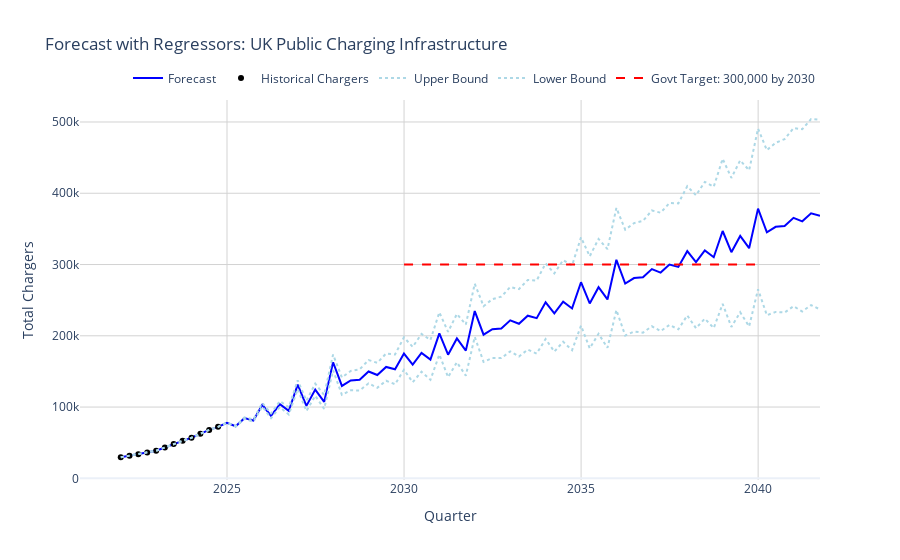

Source (notebook cell):
### Markdown cell above
# Forecasting Charger statistics with BEV sales and policy(2022) as regressors, and the Government target of 300k chargers

### Code cell
from prophet import Prophet
import pandas as pd
import plotly.graph_objects as go

import warnings
warnings.filterwarnings("ignore")

df_regressors = pd.read_csv('EVvsChargerdataset_corranalysis.csv')
df_regressors.rename(columns={
    'Quarter': 'ds',
    'BEV_Sales': 'bev_sales',
    'Total Charging Devices': 'chargers'
}, inplace=True)
df_regressors['ds'] = pd.to_datetime(df_regressors['ds'])

#policy dummy (0 before 2022, 1 after)
df_regressors['policy_dummy'] = (df_regressors['ds'] >= '2022-01-01').astype(int)
df_charger_prophet = df_regressors.rename(columns={'chargers': 'y'})

model = Prophet()
model.add_regressor('bev_sales')
model.add_regressor('policy_dummy')
model.fit(df_charger_prophet)

#68 periods means 17 years 
future = model.make_future_dataframe(periods=68, freq='QE')
future = future.merge(df_regressors[['ds', 'bev_sales']], on='ds', how='left')
future['bev_sales'] = future['bev_sales'].ffill().bfill()
future['policy_dummy'] = (future['ds'] >= '2022-01-01').astype(int)


forecast = model.predict(future)
fig = go.Figure()

fig.add_trace(go.Scatter(
    x=forecast['ds'], y=forecast['yhat'],
    mode='lines', name='Forecast',
    line=dict(color='blue')
))

fig.add_trace(go.Scatter(
    x=df_charger_prophet['ds'], y=df_charger_prophet['y'],
    mode='markers', name='Historical Chargers',
    marker=dict(color='black')
))

#upper and lower confidence intervals
fig.add_trace(go.Scatter(
    x=forecast['ds'], y=forecast['yhat_upper'],
    mode='lines', name='Upper Bound',
    line=dict(dash='dot', color='lightblue')
))
fig.add_trace(go.Scatter(
    x=forecast['ds'], y=forecast['yhat_lower'],
    mode='lines', name='Lower Bound',
    line=dict(dash='dot', color='lightblue')
))

#adding the government target line
fig.add_trace(go.Scatter(
    x=[pd.to_datetime('2030-01-01'), pd.to_datetime('2040-01-01')],
    y=[300000, 300000],
    mode='lines', name='Govt Target: 300,000 by 2030',
    line=dict(color='red', dash='dash')
))

fig.update_layout(
    title='Forecast with Regressors: UK Public Charging Infrastructure',
    xaxis_title='Quarter',
    yaxis_title='Total Chargers',
    template='plotly_white',
    xaxis=dict(showgrid=True, gridcolor='lightgrey'),
    yaxis=dict(showgrid=True, gridcolor='lightgrey'),
    legend=dict(orientation="h", yanchor="bottom", y=1.02, xanchor="right", x=1)
)

fig.show()
